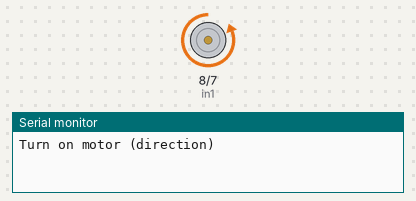
The sketch below on a simulated Arduino Uno, built with avr-gcc and run on an emulated ATmega328P. Parts: motor-driver pin pairs drawn as motors (green arrow = first pin HIGH = forward, orange = second pin HIGH = backward, longer = more drive, scaled by the enable pin), the last lines printed to the serial monitor.

Above: at 10.0 s.
At 22.5 s:
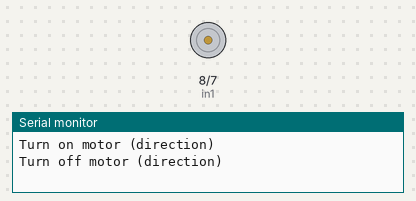
Timing chart, 0 to 32.5 s (numbered marks = the images above):
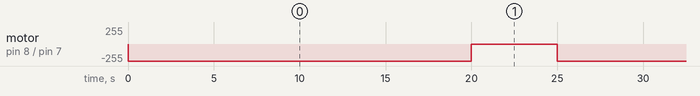

Measured:
- by itself, motor on pin 8 (in1) / pin 7 (in2): alternates backward 255/255 for 20.0 s and stopped for 5.0 s

The sketch:

ld293d-arduino.ino
```cpp
/*
 * in1 -> to motor (-)
 * in2 -> to motor (+)
 */


// Motor connections
int enA = 9;
int in1 = 8;
int in2 = 7;

void setup() {
  Serial.begin(9600);

	// Set all the motor control pins to outputs
	pinMode(enA, OUTPUT);
	pinMode(in1, OUTPUT);
	pinMode(in2, OUTPUT);

	// Turn off motors - Initial state
	digitalWrite(in1, LOW);
	digitalWrite(in2, LOW);
}

void loop() {
	directionControl();
	delay(5000);
	//speedControl();
	//delay(5000);
}

// This function lets you control spinning direction of motor
void directionControl() {
	// Set motor to maximum speed
	// For PWM maximum possible values are 0 to 255
	analogWrite(enA, 255);

	// Turn on motor
  Serial.println("Turn on motor (direction)");
	digitalWrite(in1, LOW);
	digitalWrite(in2, HIGH);
	delay(20000);

	// Turn off motor
  Serial.println("Turn off motor (direction)");
	digitalWrite(in1, LOW);
	digitalWrite(in2, LOW);
}

// This function lets you control speed of the motors
void speedControl() {
	// Turn on motor
  Serial.println("Turn on motor speed control");
	digitalWrite(in1, LOW);
	digitalWrite(in2, HIGH);

	// Accelerate from zero to maximum speed
  Serial.println("Accelerate from zero to maximum speed");
	for (int i = 0; i < 256; i++) {
		analogWrite(enA, i);
		delay(10);
	}

	// Decelerate from maximum speed to zero
  Serial.println("Decelerate from maximum speed to zero");
	for (int i = 255; i >= 0; --i) {
		analogWrite(enA, i);
		delay(10);
	}

	// Now turn off motor
  Serial.println("Turn off motor speed control");
	digitalWrite(in1, LOW);
	digitalWrite(in2, LOW);
}
```
